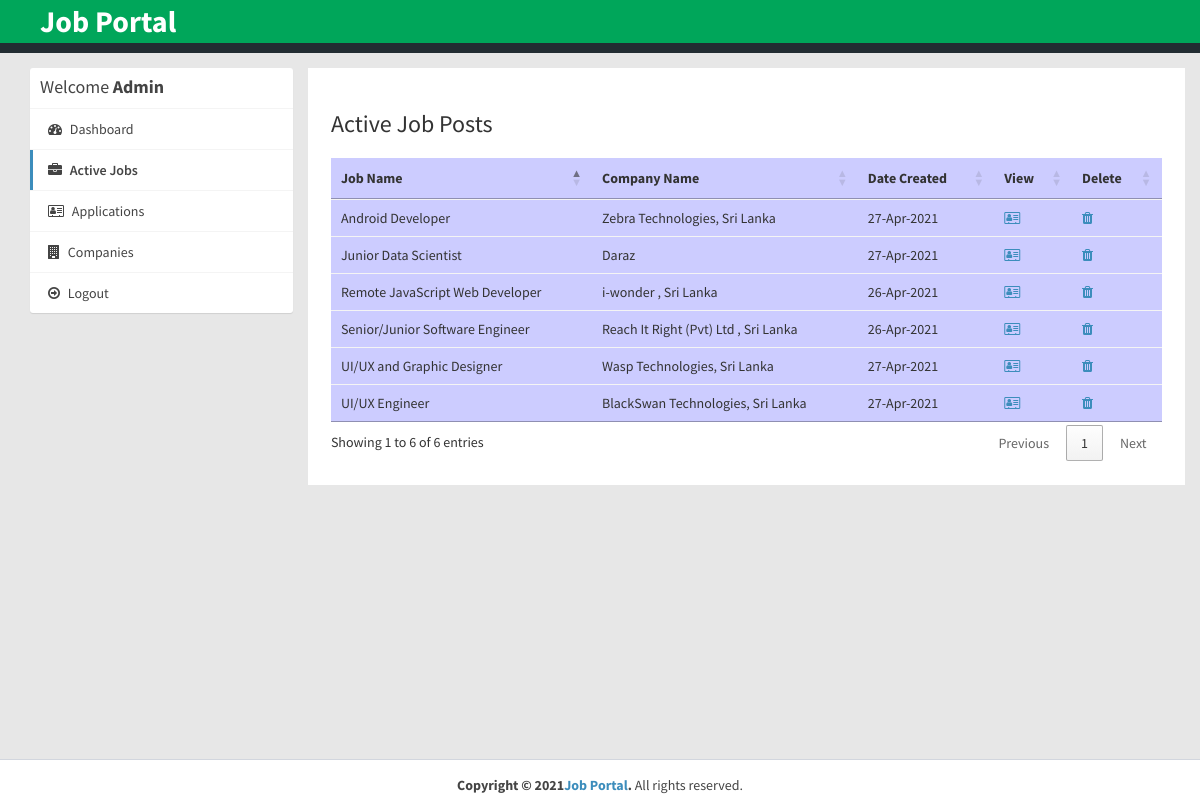
/admin/active-jobs.php (signed in), run on the app's committed database.
### tables this page shows
CREATE TABLE `job_post` (
  `id_jobpost` int(11) NOT NULL,
  `id_company` int(11) NOT NULL,
  `jobtitle` varchar(255) NOT NULL,
  `description` text NOT NULL,
  `minimumsalary` varchar(255) NOT NULL,
  `maximumsalary` varchar(255) NOT NULL,
  `experience` varchar(255) NOT NULL,
  `qualification` varchar(255) NOT NULL,
  `createdat` timestamp NOT NULL DEFAULT current_timestamp()
);

CREATE TABLE `company` (
  `id_company` int(11) NOT NULL,
  `name` varchar(255) NOT NULL,
  `companyname` varchar(255) NOT NULL,
  `province` varchar(255) NOT NULL,
  `district` varchar(255) NOT NULL,
  `city` varchar(255) NOT NULL,
  `contactno` varchar(255) NOT NULL,
  `website` varchar(255) NOT NULL,
  `email` varchar(255) NOT NULL,
  `password` varchar(255) NOT NULL,
  `aboutme` varchar(255) DEFAULT NULL,
  `logo` varchar(255) NOT NULL,
  `createdAt` timestamp NOT NULL DEFAULT current_timestamp(),
  `active` int(11) NOT NULL DEFAULT 2
);

### admin/active-jobs.php (the view, shortened to what this page needs)
<?php
require_once("../db.php");
?>
<!DOCTYPE html>
<html>
<head>
  <link rel="stylesheet" href="https://cdnjs.cloudflare.com/ajax/libs/twitter-bootstrap/3.3.7/css/bootstrap.min.css">
  <link rel="stylesheet" href="https://cdnjs.cloudflare.com/ajax/libs/font-awesome/4.7.0/css/font-awesome.min.css">
  <link rel="stylesheet" href="https://cdnjs.cloudflare.com/ajax/libs/ionicons/2.0.1/css/ionicons.min.css">
  <link rel="stylesheet" href="https://cdn.datatables.net/1.10.15/css/jquery.dataTables.min.css">
  <link rel="stylesheet" href="../css/AdminLTE.min.css">
  <link rel="stylesheet" href="../css/_all-skins.min.css">
  <link rel="stylesheet" href="../css/custom.css">
</head>
<body class="hold-transition skin-green sidebar-mini">
<div class="wrapper">
  <header class="main-header">
                    <nav style="background-color: #00A65A">
                    <ul>
                      <span class="logo-lg"  style="font-size: 30px;">
                      <a href="index.php" style="color: #FFFFFF"><b>Job Portal</b> </a> </span>
                    </ul>
                    </nav>
  </header>
  <div class="content-wrapper" style="margin-left: 0px;">
    <section id="candidates" class="content-header" >
            <div class="container">
        <div class="row">
          <div class="col-md-3" >
            <div class="box box-solid" >
              <div class="box-header with-border">
                <h3 class="box-title">Welcome <b>Admin</b></h3>
              </div>
              <div class="box-body no-padding">
                <ul class="nav nav-pills nav-stacked">
                  <li><a href="dashboard.php"><i class="fa fa-dashboard"></i> Dashboard</a></li>
                  <li class="active"><a href="active-jobs.php"><i class="fa fa-briefcase"></i> Active Jobs</a></li>
                  <li><a href="applications.php"><i class="fa fa-address-card-o"></i> Applications</a></li>
                  <li><a href="companies.php"><i class="fa fa-building"></i> Companies</a></li>
                  <li><a href="../logout.php"><i class="fa fa-arrow-circle-o-right"></i> Logout</a></li>
                </ul>
              </div>
            </div>
          </div>
        <div class="col-md-9 bg-white padding-2" >
       <div style="background-color: #ffffff">
            <h3 >Active Job Posts</h3>
            <div class="row margin-top-20">
              <div class="col-md-12">
                <div class="box-body table-responsive no-padding">
                  <table id="example2" class="table table-hover" style="background-color: #CCCCFF">
                    <thead>
                      <th>Job Name</th>
                      <th>Company Name</th>
                      <th>Date Created</th>
                      <th>View</th>
                      <th>Delete</th>
                    </thead>
                    <tbody>
                      <?php
                      $sql = "SELECT job_post.*, company.companyname FROM job_post INNER JOIN company ON job_post.id_company=company.id_company";
                      $result = $conn->query($sql);
                      if($result->num_rows > 0) {
                        while($row = $result->fetch_assoc()) {
                      ?>
                      <tr>
                        <td><?php echo $row['jobtitle']; ?></td>
                        <td><?php echo $row['companyname']; ?></td>
                        <td><?php echo date("d-M-Y", strtotime($row['createdat'])); ?></td>
                        <td><a href="view-job-post.php?id=<?php echo $row['id_jobpost']; ?>"><i class="fa fa-address-card-o"></i></a></td>
                        <td><a href="delete-job-post.php?id=<?php echo $row['id_jobpost']; ?>"><i class="fa fa-trash"></i></a></td>
                      </tr>
                            <?php
                        }
                      }
                    ?>
                    </tbody>
                  </table>
                </div>
              </div>
            </div>
        </div>
        </div>
        </div>
      </div>
    </section>
  </div>
  <footer class="main-footer" style="margin-left: 0px;" style="background-color: #000000">
    <div class="text-center" >
    <strong>Copyright &copy; 2021<a href="index.php">Job Portal</a>.</strong> All rights
    reserved.
    </div>
  </footer>
</div>
</body>
</html>

### css/custom.css (style rules this page uses)
.margin-top-20 { margin-top: 20px; }
.padding-2 { padding: 2%; }
.bg-white { background-color: #fff; }

### data on the page
job_post: jobtitle "Remote JavaScript Web Developer", id_company.companyname "i-wonder , Sri Lanka", createdat "26-Apr-2021"
job_post: jobtitle "Senior/Junior Software Engineer", id_company.companyname "Reach It Right (Pvt) Ltd , Sri Lanka", createdat "26-Apr-2021"
job_post: jobtitle "UI/UX and Graphic Designer", id_company.companyname "Wasp Technologies, Sri Lanka", createdat "27-Apr-2021"
job_post: jobtitle "UI/UX Engineer", id_company.companyname "BlackSwan Technologies, Sri Lanka", createdat "27-Apr-2021"
job_post: jobtitle "Junior Data Scientist", id_company.companyname "Daraz", createdat "27-Apr-2021"
job_post: jobtitle "Android Developer", id_company.companyname "Zebra Technologies, Sri Lanka", createdat "27-Apr-2021"
